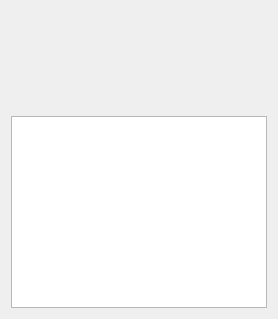
<?xml version="1.0" encoding="UTF-8"?>
<ui version="4.0">
 <class>PlayerInfoWidget</class>
 <widget class="QWidget" name="PlayerInfoWidget">
  <property name="geometry">
   <rect>
    <x>0</x>
    <y>0</y>
    <width>278</width>
    <height>319</height>
   </rect>
  </property>
  <property name="sizePolicy">
   <sizepolicy hsizetype="Fixed" vsizetype="Fixed">
    <horstretch>0</horstretch>
    <verstretch>0</verstretch>
   </sizepolicy>
  </property>
  <property name="windowTitle">
   <string>Form</string>
  </property>
  <layout class="QVBoxLayout" name="verticalLayout">
   <item>
    <layout class="QHBoxLayout" name="horizontalLayout">
     <item>
      <widget class="QLabel" name="labelGoldIcon">
       <property name="enabled">
        <bool>true</bool>
       </property>
       <property name="sizePolicy">
        <sizepolicy hsizetype="Maximum" vsizetype="Maximum">
         <horstretch>0</horstretch>
         <verstretch>0</verstretch>
        </sizepolicy>
       </property>
       <property name="maximumSize">
        <size>
         <width>20</width>
         <height>20</height>
        </size>
       </property>
       <property name="text">
        <string/>
       </property>
       <property name="pixmap">
        <pixmap resource="../Resources/images.qrc">:/Coins.png</pixmap>
       </property>
       <property name="scaledContents">
        <bool>true</bool>
       </property>
      </widget>
     </item>
     <item>
      <widget class="QLabel" name="labelGold">
       <property name="sizePolicy">
        <sizepolicy hsizetype="Expanding" vsizetype="Maximum">
         <horstretch>0</horstretch>
         <verstretch>0</verstretch>
        </sizepolicy>
       </property>
       <property name="text">
        <string/>
       </property>
       <property name="scaledContents">
        <bool>true</bool>
       </property>
      </widget>
     </item>
    </layout>
   </item>
   <item>
    <layout class="QHBoxLayout" name="horizontalLayout_2">
     <item>
      <widget class="QLabel" name="labelHeartIcon">
       <property name="sizePolicy">
        <sizepolicy hsizetype="Maximum" vsizetype="Maximum">
         <horstretch>0</horstretch>
         <verstretch>0</verstretch>
        </sizepolicy>
       </property>
       <property name="maximumSize">
        <size>
         <width>20</width>
         <height>20</height>
        </size>
       </property>
       <property name="text">
        <string/>
       </property>
       <property name="pixmap">
        <pixmap resource="../Resources/images.qrc">:/Hearts.png</pixmap>
       </property>
       <property name="scaledContents">
        <bool>true</bool>
       </property>
      </widget>
     </item>
     <item>
      <widget class="QLabel" name="labelPlayerHealth">
       <property name="sizePolicy">
        <sizepolicy hsizetype="Expanding" vsizetype="Minimum">
         <horstretch>0</horstretch>
         <verstretch>0</verstretch>
        </sizepolicy>
       </property>
       <property name="text">
        <string/>
       </property>
      </widget>
     </item>
    </layout>
   </item>
   <item>
    <spacer name="verticalSpacer">
     <property name="orientation">
      <enum>Qt::Vertical</enum>
     </property>
     <property name="sizeType">
      <enum>QSizePolicy::Expanding</enum>
     </property>
     <property name="sizeHint" stdset="0">
      <size>
       <width>20</width>
       <height>40</height>
      </size>
     </property>
    </spacer>
   </item>
   <item>
    <widget class="PlayerLogWidget" name="textEditLog">
     <property name="readOnly">
      <bool>true</bool>
     </property>
     <property name="textInteractionFlags">
      <set>Qt::NoTextInteraction</set>
     </property>
    </widget>
   </item>
  </layout>
 </widget>
 <customwidgets>
  <customwidget>
   <class>PlayerLogWidget</class>
   <extends>QTextEdit</extends>
   <header>playerlogwidget.h</header>
  </customwidget>
 </customwidgets>
 <resources>
  <include location="../Resources/images.qrc"/>
 </resources>
 <connections/>
</ui>
